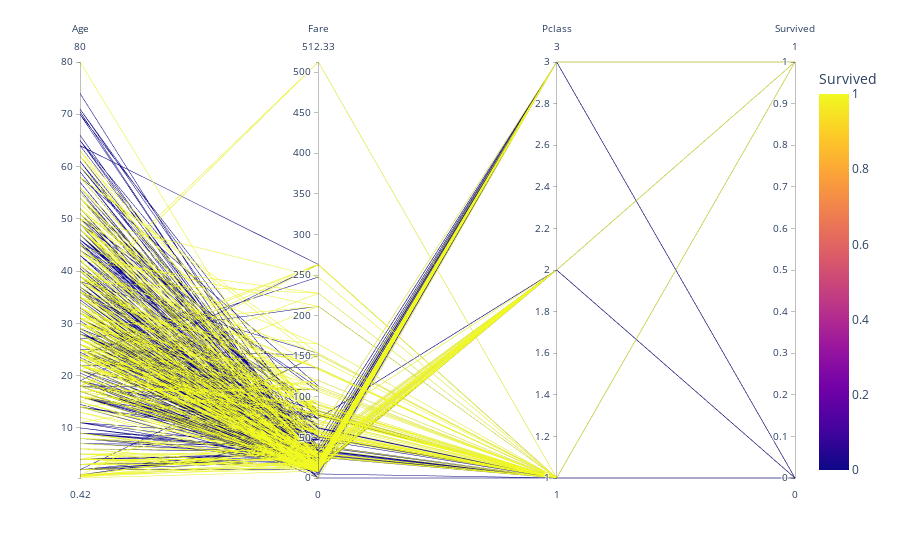

The cell this chart's notebook holds for it:
### Markdown cell above
* Violin Plot: A violin plot combines a box plot with a kernel density estimation to visualize the distribution of a numerical variable across different categories of a categorical variable
* This plot highlights that age played a more significant role in survival for passengers in Pclass 3, where younger passengers had a better chance of surviving. In Pclass 1 and 2, the impact of age on survival is less pronounced.

### Code cell
# Multivariate Parallel Coordinates Plot
fig = px.parallel_coordinates(df, dimensions=['Age', 'Fare', 'Pclass', 'Survived'], color='Survived')
fig.show()

### Figure 1 — Plotly figure (JSON) as saved in the notebook; plotly's stock layout.template omitted (floating-point values rounded to 4 significant figures; data arrays with more than 128 entries replaced by an {"elided": "..."} marker saying what was removed)
{"data": [{"dimensions": [{"label": "Age", "values": {"elided": "714 float values"}}, {"label": "Fare", "values": {"elided": "714 float values"}}, {"label": "Pclass", "values": {"elided": "714 int values"}}, {"label": "Survived", "values": {"elided": "714 int values"}}], "domain": {"x": [0, 1], "y": [0, 1]}, "line": {"color": {"elided": "714 int values"}, "coloraxis": "coloraxis"}, "name": "", "type": "parcoords"}], "layout": {"coloraxis": {"colorbar": {"title": {"text": "Survived"}}, "colorscale": [[0, "#0d0887"], [0.1111, "#46039f"], [0.2222, "#7201a8"], [0.3333, "#9c179e"], [0.4444, "#bd3786"], [0.5556, "#d8576b"], [0.6667, "#ed7953"], [0.7778, "#fb9f3a"], [0.8889, "#fdca26"], [1, "#f0f921"]]}, "legend": {"tracegroupgap": 0}, "margin": {"t": 60}}}
